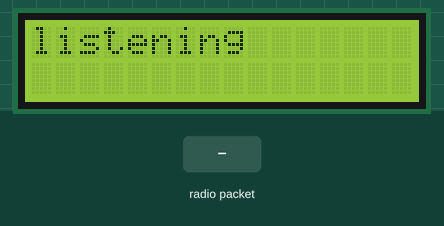
Bench run of a sketch on a simulated Arduino Uno, built with avr-gcc and run on an emulated ATmega328P. Parts: 16×2 character LCD. The inputs (shaded band) are chosen by the test bench. No radio packets arrive unless stated.

Above: at 1.2 s.
1.3 s: radio packet "1" arrives
At 3.2 s:
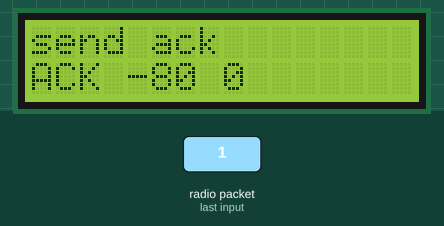
Timing chart, 0 to 4.7 s (numbered marks = the images above; inputs shaded):
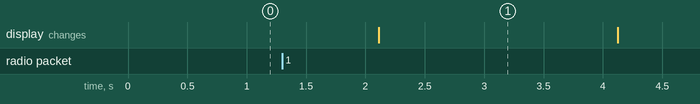

The sketch:

rf95_server.ino
```cpp
#include <SPI.h>
#include <RH_RF95.h>
#include <Wire.h>
#include <LiquidCrystal_I2C.h>

// set the LCD address to 0x27 for a 16 chars and 2 line display
LiquidCrystal_I2C lcd(0x27, 16, 2);

// singleton instance of the radio driver
RH_RF95 rf95;


void setup()
{
  Serial.begin(115200);
  while (!Serial);

  // init lora shield
  if (!rf95.init()) {
    Serial.println("init failed");
  }

  rf95.setFrequency(915.0);
  rf95.setModemConfig(rf95.Bw125Cr48Sf4096);
  rf95.setTxPower(23);

  // init lcd
  lcd.init();
  lcd.clear();
  lcd.backlight();
}

void loop()
{
  lcd.clear();
  lcd.setCursor(0, 0);
  lcd.print("listening");

  // wait for a message
  if (rf95.available()) {
    uint8_t buf[RH_RF95_MAX_MESSAGE_LEN];
    uint8_t len = sizeof(buf);

    // get message
    if (rf95.recv(buf, &len)) {
      // send acknowledgement
      uint8_t data[RH_RF95_MAX_MESSAGE_LEN];
      int n = sprintf(data, "ACK %d %d", rf95.lastRssi(), rf95.lastSNR());
      rf95.send(data, n + 1);

      lcd.clear();

      lcd.setCursor(0, 0);
      lcd.print("send ack");

      lcd.setCursor(0, 1);
      lcd.print((char*)data);
    } else {
      lcd.clear();
      lcd.setCursor(0, 0);
      lcd.print("recv failed");
    }
  }

  delay(2000);
}
```

Measured:
- after the input at 1.3 s, the display: changes after 0.81 s (image 1)
